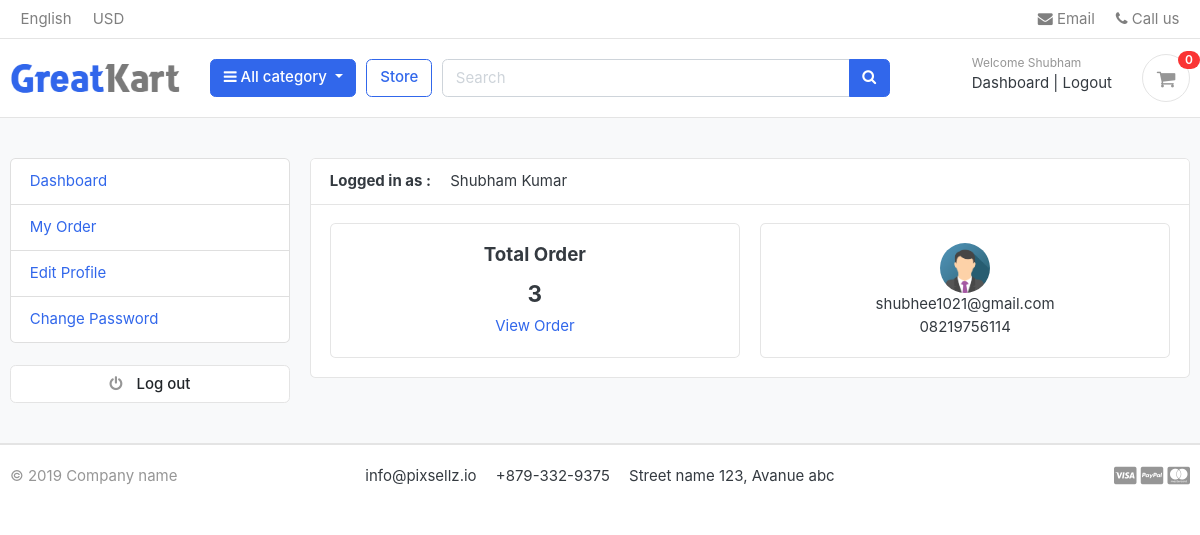
Screenshot of /accounts/dashboard/ (signed in) with the database file from the repository.
### accounts/models.py (models this page shows, shortened)
class Account(AbstractBaseUser,): #creating base user
   first_name   = models.CharField(max_length=50)
   last_name    = models.CharField(max_length=50)
   username     = models.CharField(max_length=50,unique=True)
   email        = models.EmailField(max_length=90,unique=True)
   phone_number = models.CharField(max_length=40)
   date_joined       = models.DateTimeField(auto_now_add=True)
   last_login        = models.DateTimeField(auto_now_add=True)
   is_admin          = models.BooleanField(default=False)
   is_staff          = models.BooleanField(default=False)
   is_active         = models.BooleanField(default=False) # Typically, new users are set as active by default
   is_superadmin     = models.BooleanField(default=False)
   USERNAME_FIELD = 'email'  #using this we will be able to login as email address
   REQUIRED_FIELDS = ['username','first_name','last_name'] #these are the required filds
   objects = MyaccountManager()
   def full_name(self):
      return f"{self.first_name} {self.last_name}"
   '''this has_perms(self,perm,obj=None) function is mandatory to use
   whenever we create a custom user this function define that admin has
   all permissions and he can make any changes in the admin panel '''

### accounts/views.py (the view)
# urls.py: path('dashboard/',views.dashboard,name='dashboard'),
@login_required(login_url='login')
def dashboard(request):
   orders = Order.objects.order_by('-created_at').filter(user_id=request.user.id,is_ordered=True)
   orders_count = orders.count()
   context={
      'orders_count':orders_count,
   }
   return render(request, 'accounts/dashboard.html',context)

### carts/context_processors.py (called while the page is built)
def counter(request):
    cart_count=0
    if 'admin' in request.path:
        return {}
    else:
        try:
            cart = Cart.objects.filter(cart_id=_cart_id(request))
            if request.user.is_authenticated:
                cart_items = CartItem.objects.all().filter(user=request.user)
            else:
                cart_items = CartItem.objects.all().filter(cart = cart[:1])
            for cart_item in cart_items:
                cart_count += cart_item.quantity
        except Cart.DoesNotExist:
            cart_count=0
    return dict(cart_count=cart_count)

### carts/views.py (called while the page is built)
def _cart_id(request): # private function to create a new cart_id
    cart = request.session.session_key
    if not cart:
        cart = request.session.create()
    return cart

### category/context_processors.py (called while the page is built)
def menu_links(request):  #this function will fetch all the categoris from database
    links = Category.objects.all()
    return dict(links=links)

### category/models.py (called while the page is built)
   def get_url(self):
      return reverse('products_by_category',args=[self.slug])

### cart/templates/accounts/dashboard.html (shortened to what this page needs)
{% extends 'cart/base.html' %}
{% load static %}
{% block content %}
<section class="section-conten padding-y bg">
	<div class="container">
		<div class="row">
			{% include "common/dashboard_sidebar.html" %}
			<main class="col-md-9">
				<article class="card">
					<header class="card-header">
						<strong class="d-inline-block mr-3">Logged in as :</strong>
						<span>{{user.full_name}}</span>
					</header>
					<div class="card-body">
						<div class="row">
							<div class="col-md-6">
								<div class="card" style="text-align:center">
									<div class="card-body">
										<h5 class="card-title">Total Order</h5>
										<h4>{{orders_count}}</h4>
										<a href="{% url "my_orders" %}">View Order</a>
									</div>
								</div>
							</div>
							<div class="col-md-6">
								<div class="card"style="text-align:center">
									<div class="card-body">
										<img src="{% static "cart/images/avatar.png" %}" alt="Avatar" class="avatar">
										<p class="mb-0">{{user.email}}</p>
										<p>{{user.phone_number}}</p>
									</div>
								</div>
							</div>
						</div>
					</div>
				</article>
			</main>
		</div>
	</div>
</section>
{% endblock content %}

### cart/templates/common/navbar.html (shortened to what this page needs)
{% load static %}
<header class="section-header">
	<nav class="navbar p-md-0 navbar-expand-sm navbar-light border-bottom">
		<div class="container">
			<div class="collapse navbar-collapse" id="navbarTop4">
				<ul class="navbar-nav mr-auto">
					<li class="nav-item dropdown">
						<a href="#" class="nav-link"> English </a>
					</li>
					<li class="nav-item dropdown">
						<a href="#" class="nav-link"> USD </a>
					</li>
				</ul>
				<ul class="navbar-nav">
					<li>
						<a href="#" class="nav-link">
							<i class="fa fa-envelope"></i> Email
						</a>
					</li>
					<li>
						<a href="#" class="nav-link">
							<i class="fa fa-phone"></i> Call us
						</a>
					</li>
				</ul>
			</div>
		</div>
	</nav>
	<section class="header-main border-bottom">
		<div class="container">
			<div class="row align-items-center">
				<div class="col-lg-2 col-md-3 col-6">
					<a href="{% url 'home' %}" class="brand-wrap">
						<img class="logo" src="{% static 'cart/images/logo.png' %} " />
					</a>
				</div>
				<div class="col-lg col-sm col-md col-6 flex-grow-0">
					<div class="category-wrap dropdown d-inline-block float-right">
						<button
							type="button"
							class="btn btn-primary dropdown-toggle"
							data-toggle="dropdown">
							<i class="fa fa-bars"></i> All category
						</button>
					</div>
				</div>
				<a href="{% url 'store' %}" class="btn btn-outline-primary">Store</a>
				<div class="col-lg col-md-6 col-sm-12 col">
					<form action="{% url "search" %}" class="search" method="GET">
						<div class="input-group w-100">
							<input
								type="text"
								class="form-control"
								style="width: 60%"
								placeholder="Search"
								name = "keyword" />
							<div class="input-group-append">
								<button class="btn btn-primary" type="submit">
									<i class="fa fa-search"></i>
								</button>
							</div>
						</div>
					</form>
				</div>
				<div class="col-lg-3 col-sm-6 col-8 order-2 order-lg-3">
					<div class="d-flex justify-content-end mb-3 mb-lg-0">
						{% if user.id is None%}
							<div class="widget-header">
								<small class="title text-muted">Welcome guest!</small>
								<div>
									<a href="{% url "login" %}">Sign in</a>
									<span class="dark-transp"> | </span>
									<a href="{% url "register" %}"> Register</a>
								</div>
							</div>
						{% else %}
							<div class="widget-header">
								<small class="title text-muted">Welcome {{user.first_name}}</small>
								<div>
									<a href="{% url "dashboard" %}">Dashboard</a>
									<span class="dark-transp"> | </span>
									<a href="{% url "logout" %}">Logout</a>
								</div>
							</div>
						{% endif %}
						<a href="{% url "cart" %}" class="widget-header pl-3 ml-3">
							<div class="icon icon-sm rounded-circle border">
								<i class="fa fa-shopping-cart"></i>
							</div>
							<span class="badge badge-pill badge-danger notify">{{cart_count}}</span>
						</a>
					</div>
				</div>
			</div>
		</div>
	</section>
</header>

### cart/static/cart/css/ui.css (style rules this page uses)
html { font-family: "Inter", sans-serif; font-size: 15px; }
.icon-xs, .icon-sm, .icon-md, .icon-lg { display: inline-block; text-align: center; flex-shrink: 0; flex-grow: 0; }
.icon-sm { width: 48px; height: 48px; line-height: 48px !important; font-size: 20px; }
.padding-y { padding-top: 40px; padding-bottom: 40px; }
article:after, .form-group:after { display: block; clear: both; content: ""; }
.bg { background-color: #f8f9fa; }
p:last-child { margin-bottom: 0; }
.header-main { position: relative; padding-top: 1rem; padding-bottom: 1rem; }
.brand-wrap .logo, .navbar-brand .logo { margin-right: 7px; max-height: 42px; display: inline-block; }
.widget-header { display: inline-block; vertical-align: middle; position: relative; }
.widget-header a { color: #343a40; }
.widget-header i { color: #969696; }
.widget-header .title { display: block; }
.widget-header .notify { position: absolute; top: -3px; right: -10px; }
.notify { position: absolute; top: -4px; right: -10px; display: inline-block; padding: 0.25em 0.6em; font-size: 12px; line-height: 1; text-align: center; border-radius: 3rem; color: #fff; background-color: #fa3434; }

### cart/static/cart/css/custom.css (style rules this page uses)
.avatar { vertical-align: middle; width: 50px; height: 50px; border-radius: 50%; }

### rows the page displays
Account: first_name "Shubham", full_name "Shubham Kumar", email "shubhee1021@gmail.com", phone_number "08219756114"

### other values shown
{{ cart_count }} "0"
{{ orders_count }} "3"
